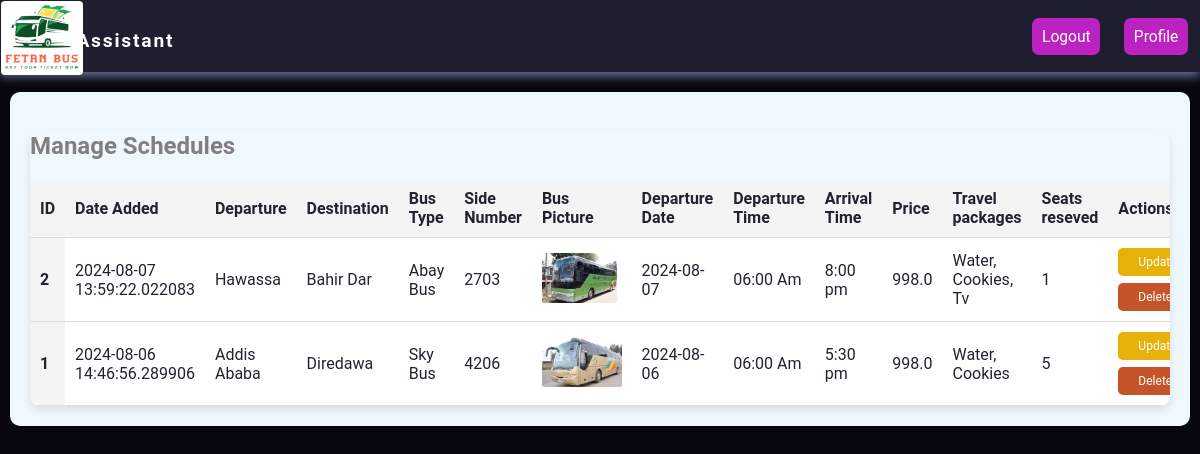
Page /manage-schedule (signed in) on the committed database.
### package/models.py (models this page shows, shortened)
class Schedule(db.Model):
    id = db.Column(db.Integer, primary_key=True)
    departure = db.Column(db.String(50), nullable=False)
    destination = db.Column(db.String(50), nullable=False)
    departure_date = db.Column(db.Date, nullable=False)
    departure_time = db.Column(db.String(50), nullable=False)
    arrival_time = db.Column(db.String(50), nullable=False)
    price = db.Column(db.Float, nullable=False)
    date_added = db.Column(db.DateTime(), default=datetime.utcnow)
    travel_packages = db.Column(db.String(200), nullable=True)
    customer_id = db.Column(db.Integer, db.ForeignKey('customer.id', ondelete='SET NULL'), nullable=True)
    tickets = db.relationship('Ticket', backref='schedule', lazy=True)
    bus_id = db.Column(db.Integer, db.ForeignKey('bus.id'), nullable=False)

class Bus(db.Model):
    id = db.Column(db.Integer, primary_key=True)
    bus_type = db.Column(db.String(50), nullable=False)
    side_number = db.Column(db.Integer, nullable=False)
    seats = db.Column(db.String(220), nullable=False, default='')
    bus_picture = db.Column(db.String(150), nullable=False, default='default_bus.png')
    date_added = db.Column(db.DateTime(), default=datetime.utcnow)
    customer_id = db.Column(db.Integer, db.ForeignKey('customer.id', ondelete='SET NULL'), nullable=True)
    tickets = db.relationship('Ticket', backref='bus', lazy=True)
    schedules = db.relationship('Schedule', backref='bus', lazy=True)

### package/admin.py (the view)
@admin.route('/manage-schedule', methods=['GET', 'POST'])
@login_required
def manage_schedule():
    if current_user.id == 1:
        schedules = db.session.query(Schedule, Bus).join(Bus, Schedule.bus_id == Bus.id).order_by(desc(Schedule.date_added)).all()
        reserved_seat_counts = {}
        for schedule, bus in schedules:
            reserved_tickets = Ticket.query.filter_by(schedule_id=schedule.id).all()
            reserved_seat_numbers = set()
            for ticket in reserved_tickets:
                seats = ticket.seat_number.split(', ')
                reserved_seat_numbers.update(seats)
            reserved_seat_counts[schedule.id] = len(reserved_seat_numbers)
        return render_template('manage-schedule.html', schedules=schedules, reserved_seat_counts=reserved_seat_counts)
    else:
        flash('You do not have permission to view this page.')
        return redirect(url_for('views.get_schedule'))

### package/__init__.py (called while the page is built)
def create_app():
    app = Flask(__name__)
    app.config['SECRET_KEY'] = 'hF45LLka45BV76bnVg78as22OpcdG'
    app.config['SQLALCHEMY_DATABASE_URI'] = f'sqlite:///{DB_NAME}'
    db.init_app(app)
    @app.errorhandler(404)
    def page_not_found(error):
        return render_template ('404.html')
    login_manager = LoginManager()
    login_manager.init_app(app)
    login_manager.login_view = 'auth.login'
    @login_manager.user_loader
    def load_user(id):
        from .models import Customer
        return Customer.query.get(int(id))
    from .views import views
    from .admin import admin
    from .auth import auth
    from .models import Customer
    app.register_blueprint(views, url_prefix = '/')
    app.register_blueprint(admin, url_prefix = '/')
    app.register_blueprint(auth, url_prefix = '/')
    return app

### package/templates/manage-schedule.html
{% extends 'layout.html' %}
{% block body %}
{% if schedules | length < 1 %}
<br>
<h3 style="color: grey;">No Buses scheduled</h3>
{% else %}
<div class="table-container">
    <h4 style="color: grey;">Manage Schedules</h4><br>
<table class="table table-hov">
    <thead>
        <tr class="hover-row">
            <th scope="col">ID</th>
            <th scope="col">Date Added</th>
            <th scope="col">Departure</th>
            <th scope="col">Destination</th>
            <th scope="col">Bus Type</th>
            <th scope="col">Side Number</th>
            <th scope="col">Bus Picture</th>
            <th scope="col">Departure Date</th>
            <th scope="col">Departure Time</th>
            <th scope="col">Arrival Time</th>
            <th scope="col">Price</th>
            <th scope="col">Travel packages</th>
            <th scope="col">Seats reseved</th>
            <th scope="col">Actions</th>
        </tr>
    </thead>
    <tbody>
        {% for schedule, bus in schedules %}
        <tr class="hover-row">
            <th scope="row">{{ schedule.id }}</th>
            <td>{{ schedule.date_added }}</td>
            <td>{{ schedule.departure }}</td>
            <td>{{ schedule.destination }}</td>
            <td>{{ bus.bus_type }}</td>
            <td>{{ bus.side_number }}</td>
            <td>
                <img src="{{ bus.bus_picture }}" alt="" style="max-height: 50px; max-width: 80px; border-radius: 2px;">
            </td>
            <td>{{ schedule.departure_date }}</td>
            <td>{{ schedule.departure_time }}</td>
            <td>{{ schedule.arrival_time }}</td>
            <td>{{ schedule.price }}</td>
            <td>{{ schedule.travel_packages }}</td>
            <td>{{ reserved_seat_counts.get(schedule.id, 0) }}</td>
            <td>
                <div class="button-space">
                <a href="/update-schedule/{{ schedule.id }}" class="btn btn-primary">Update</a>
                <a href="/delete-schedule/{{ schedule.id }}" class="btn btn-primary2">Delete</a>
                </div>
            </td>
        </tr>
        {% endfor %}
    </tbody>
</table>
</div>
{% endif %}
<link rel="stylesheet" href="../static/css/manage2.css">
{% endblock %}

### package/static/css/layout.css (style rules this page uses)
* { margin: 0; padding: 0; font-family: 'Roboto', sans-serif; }
body { background-color: #080710; }

### package/static/css/manage2.css (style rules this page uses)
* { cursor: default; }
.container h4 { font-size: 1.5rem; }
.table-container { margin-top: 20px; border-radius: 10px; overflow: hidden; box-shadow: 0 4px 8px rgba(0, 0, 0, 0.1); }
.table-container table { width: 100%; border-collapse: collapse; border-radius: 10px; background-color: white; }
.table-container th, .table-container td { padding: 10px; text-align: left; border-bottom: 1px solid #ddd; color: rgb(35, 35, 48); }
.table-container th { font-weight: bold; background-color: #f4f4f4; }
.btn { padding: 12px 20px; margin-right: 8px; font-size: 12px; }
.btn-primary { background-color: rgb(230, 178, 9); border: none; padding: 7px 20px; border-radius: 5px; text-decoration: none; color: white; }
.btn-primary2 { background-color: rgb(197, 85, 40); color: white; border: none; padding: 7px 20px; border-radius: 5px; text-decoration: none; color: white; }
.button-space { display: flex; flex-direction: column; row-gap: 7px; }
.button-space a { margin-right: 10px; }

### rows in the picture
Schedule: id "2", date_added "2024-08-07 13:59:22.022083", departure "Hawassa", destination "Bahir Dar", bus_type "Abay Bus", side_number "2703", bus_picture (picture), departure_date "2024-08-07", departure_time "06:00 Am", arrival_time "8:00 pm", price "998.0", travel_packages "Water, Cookies, Tv", get "1"
Schedule: id "1", date_added "2024-08-06 14:46:56.289906", departure "Addis Ababa", destination "Diredawa", bus_type "Sky Bus", side_number "4206", bus_picture (picture), departure_date "2024-08-06", departure_time "06:00 Am", arrival_time "5:30 pm", price "998.0", travel_packages "Water, Cookies", get "5"
